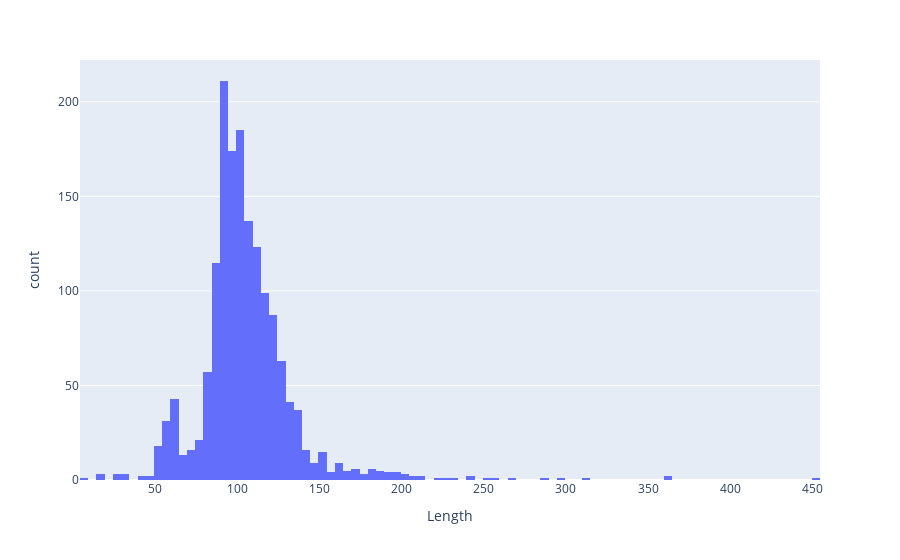

The notebook cell saved with this chart:
### Markdown cell above
Very cool. Now you try to make a histogram where the x-axis is Length.

### Code cell
##Edit the code below:
fig = px.histogram(df, x='Length')
fig.show()

### Figure 1 — Plotly figure (JSON) as saved in the notebook; plotly's stock layout.template omitted (floating-point values rounded to 4 significant figures; data arrays with more than 128 entries replaced by an {"elided": "..."} marker saying what was removed)
{"data": [{"alignmentgroup": "True", "bingroup": "x", "hovertemplate": "Length=%{x}<br>count=%{y}<extra></extra>", "legendgroup": "", "marker": {"color": "#636efa"}, "name": "", "offsetgroup": "", "orientation": "v", "showlegend": false, "type": "histogram", "x": {"elided": "1659 int values"}, "xaxis": "x", "yaxis": "y"}], "layout": {"autosize": true, "barmode": "relative", "legend": {"tracegroupgap": 0}, "margin": {"t": 60}, "xaxis": {"anchor": "y", "autorange": true, "domain": [0, 1], "range": [4.5, 454.5], "title": {"text": "Length"}, "type": "linear"}, "yaxis": {"anchor": "x", "autorange": true, "domain": [0, 1], "range": [0, 222.1], "title": {"text": "count"}}}}
